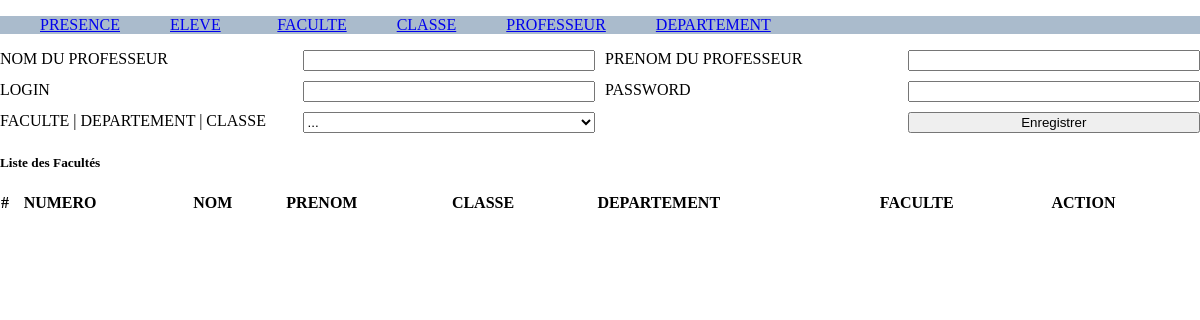
/professeur.php, run on an earlier commit of the app's database.
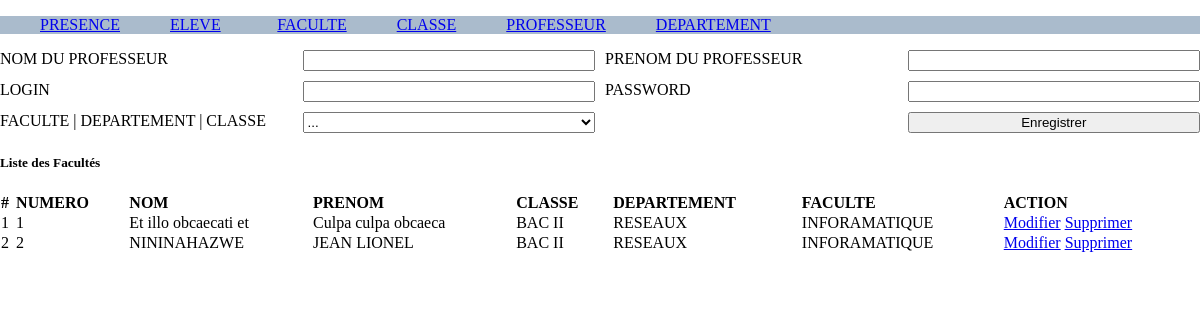
And on a later commit of the database.
### tables this page shows
CREATE TABLE `professeur` (
  `id` int(11) NOT NULL,
  `nom` varchar(255) NOT NULL,
  `prenom` varchar(255) NOT NULL,
  `login` varchar(255) NOT NULL,
  `password` varchar(255) NOT NULL,
  `classe_id` int(11) NOT NULL
);

CREATE TABLE `classe` (
  `id` int(11) NOT NULL,
  `departement_id` int(11) NOT NULL,
  `name` varchar(255) NOT NULL
);

CREATE TABLE `departement` (
  `id` int(11) NOT NULL,
  `faculte_id` int(11) NOT NULL,
  `name` varchar(255) NOT NULL,
  `created_at` datetime NOT NULL DEFAULT CURRENT_TIMESTAMP
);

CREATE TABLE `faculte` (
  `id` int(11) NOT NULL,
  `name` varchar(255) NOT NULL,
  `created_at` datetime NOT NULL DEFAULT CURRENT_TIMESTAMP
);

### app/config.php (called while the page is built, shortened)
<?php
function getConnection(){
	try{
		$db = new PDO('mysql:host=localhost;dbname=guy_tp','jean','lion');
		 $db->setAttribute(PDO::ATTR_ERRMODE, PDO::ERRMODE_EXCEPTION);
	} catch(PDOException $e) {
	  echo "Error: " . $e->getMessage();
	  die($e);
	}
	return $db;
}
function selectAll($table){
	$query = "SELECT * FROM $table";
	$db = getConnection();
	$data = $db->query($query);
	return $data->fetchAll();
}
function getEntryInTable($table ,  $val,$column="id"){
	$key = array_search($val, array_column($table, $column));
	return $table[$key];
}

### professeur.php (the view, shortened to what this page needs)
<?php
$departements = selectAll("departement");
$facultes = selectAll("faculte");
$professeurs = selectAll("professeur");
$classes = selectAll("classe");
  include "include/header.php";
?>
<div>
  <form action="" method="post">
    <div>
      <label for="">NOM DU PROFESSEUR</label>
      <input type="text" name="nom"  value="<?= $professeur_name ?? "" ?>"  required="">
      <label for="">PRENOM DU PROFESSEUR</label>
      <input type="text" name="prenom"  value="<?= $professeur_prenom ?? "" ?>"  required="">
      <label for="">LOGIN</label>
      <input type="text" name="login"  value="<?= $professeur_login ?? "" ?>"  required="">
      <label for="">PASSWORD</label>
      <input type="password" name="password"  value=""  required="">
      <label for="">FACULTE | DEPARTEMENT | CLASSE</label>
      <select name="classe_id" required>
        <option value="">...</option>
        <?php foreach($classes as $val): ?>
          <option value="<?= $val['id'] ?>" <?php if(isset($classe_id_value) and $classe_id_value == $val['id']) :?> selected  <?php endif ?>>
            <?= getEntryInTable($facultes, $val['id'])['name'] ?> |
            <?php
            $fac_id = getEntryInTable($facultes, $val['id'])['id'];
            echo getEntryInTable($departements, $fac_id)['name'] ?> |
            <?= $val['name'] ?>
          </option>
        <?php endforeach; ?>
      </select>
      <label></label>
      <?php if(isset($professeur_id)): ?>
      <input type="submit" name="update" value="Modifier">
    <?php else: ?>
       <input type="submit" name="save" value="Enregistrer">
    <?php endif ?>
    </div>
  </form>
  <div>
    <h5>Liste des Facultés</h5>
    <table>
      <thead>
        <tr>
          <th># </th>
          <th>NUMERO </th>
          <th>NOM</th>
          <th>PRENOM</th>
          <th>CLASSE</th>
          <th>DEPARTEMENT</th>
          <th>FACULTE</th>
          <th>ACTION</th>
        </tr>
      </thead>
      <tbody>
        <?php foreach ($professeurs  as $key => $value) : ?>
        <tr>
          <td><?= ++$key  ?></td>
          <td><?= $value['id'] ?></td>
          <td><?= $value['nom'] ?></td>
          <td><?= $value['prenom'] ?></td>
          <td>
            <?= getEntryInTable($classes, $val['id'])['name'] ?>
          </td>
          <td>
            <?php
           $dep_id = getEntryInTable($classes, $val['id'])['departement_id'];
            echo getEntryInTable($departements, $dep_id)['name'];
           ?>
           </td>
           <td>
            <?php
            $fac_id = getEntryInTable($departements, $dep_id)['faculte_id'];
            echo getEntryInTable($facultes, $fac_id)['name'];
           ?>
           </td>
          <td>
            <a href="professeur.php?action=modifier&&id=<?= $value['id'] ?>">Modifier</a>
            <a href="professeur.php?action=delete&&id=<?= $value['id'] ?>" onclick="return confirm('êtes-vous sûr ?')">Supprimer</a>
          </td>
        </tr>
       <?php endforeach; ?>
      </tbody>
    </table>
  </div>
</div>
<?php
  include "include/footer.php";
?>

### include/header.php (shortened to what this page needs)
<!DOCTYPE html>
<html lang="en">
<head>
	<link rel="stylesheet" type="text/css" href="asset/css/style.css">
</head>
<body>
	<div>
		<nav>
			<ul>
				<li> <a href="presence.php">PRESENCE</a> </li>
				<li> <a href="eleve.php">ELEVE</a> </li>
				<li> <a href="faculte.php">FACULTE</a> </li>
				<li> <a href="classe.php">CLASSE</a> </li>
				<li> <a href="professeur.php">PROFESSEUR</a> </li>
				<li> <a href="departement.php">DEPARTEMENT</a> </li>
			</ul>
		</nav>

### include/footer.php
	</div>
</body>
</html>

### asset/css/style.css (style rules this page uses)
body { margin: 0; }
table { border-collapse: collapse; width: 100%; text-align: left; }
nav ul { list-style: none; background: #abc; display: grid; grid-template-columns: repeat(10, 1fr); grid-gap: 50px; }
form div { display: grid; grid-template-columns: repeat(4, 1fr); grid-gap: 10px; }
input[type="submit"] { cursor: pointer; }

What changed in the data, as far as the page shows it:
added professeur: id "1", nom "Et illo obcaecati et", prenom "Culpa culpa obcaeca", classe.name "BAC II", classe.name "RESEAUX", classe.name "INFORAMATIQUE"
added professeur: id "2", nom "NININAHAZWE", prenom "JEAN LIONEL", classe.name "BAC II", classe.name "RESEAUX", classe.name "INFORAMATIQUE"
